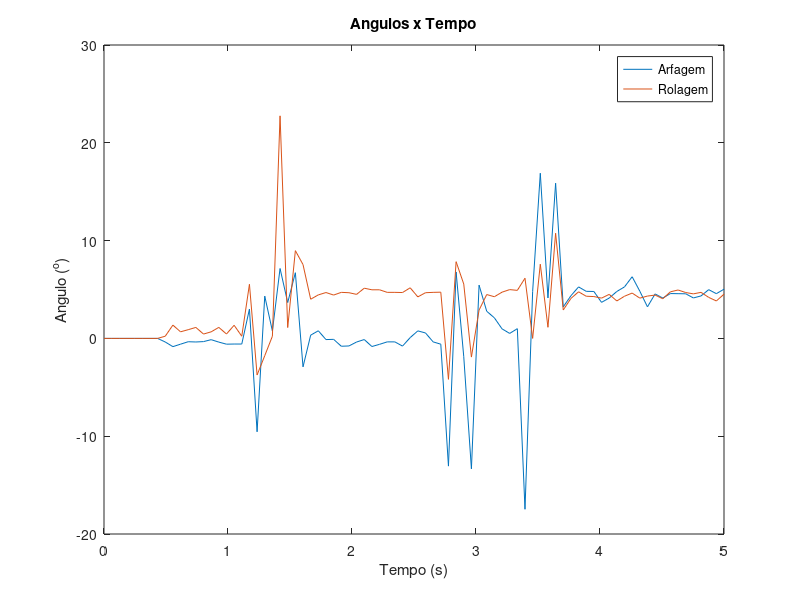
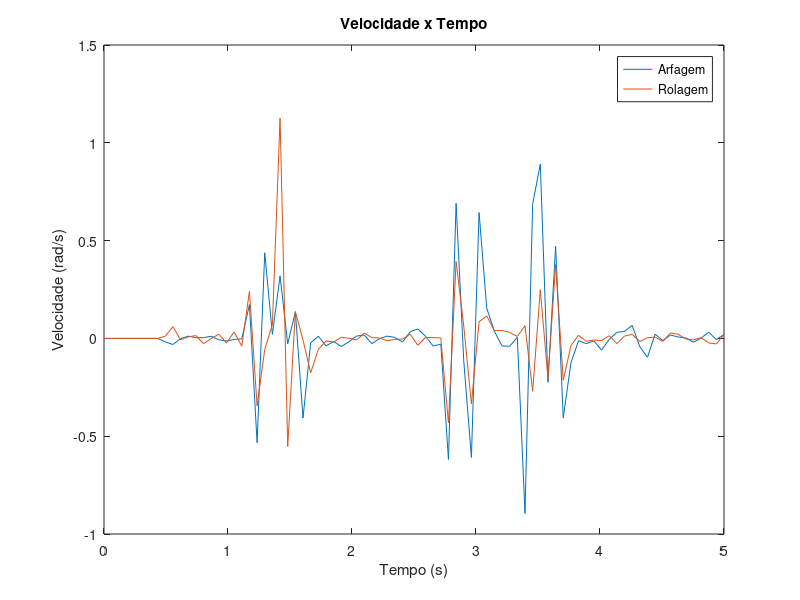

Write the MATLAB code that produced these figures, in order.
load('data.mat');
size = num2str(pitch_angle_size-1);
tsim = 5;
eval(['pitch_angle' '=' 'pitch_angle_0_' num2str(size)]);
eval(['roll_angle' '=' 'roll_angle_0_' num2str(size)]);
eval(['pitch_speed' '=' 'pitch_speed_0_' num2str(size)]);
eval(['roll_speed' '=' 'roll_speed_0_' num2str(size)]);

t = (0:length(pitch_angle)-1)*tsim/(length(pitch_angle)-1);
plot(t,pitch_angle);
hold on
plot(t,roll_angle);
legend('Arfagem','Rolagem');
title('Angulos x Tempo');
xlabel('Tempo (s)');
ylabel('Angulo (^o)');

figure

plot(t,pitch_speed);
hold on
plot(t,roll_speed);
legend('Arfagem','Rolagem');
title('Velocidade x Tempo');
xlabel('Tempo (s)');
ylabel('Velocidade (rad/s)');
